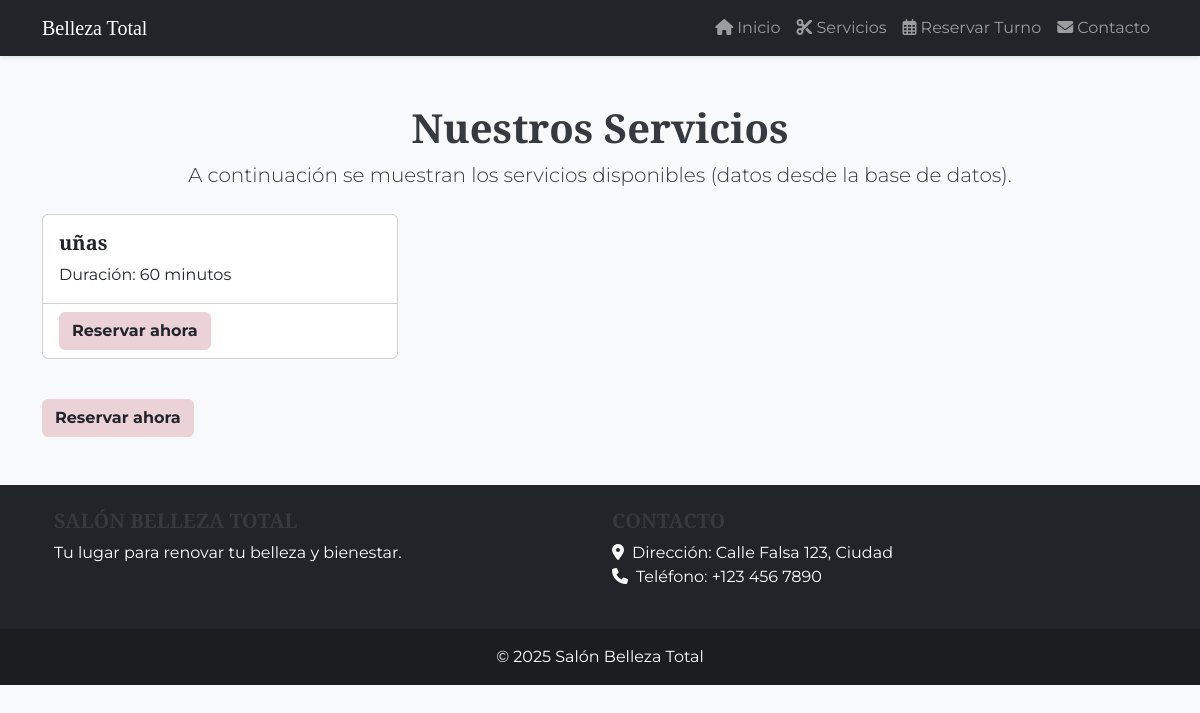
The page /servicios/ on the database as committed earlier.
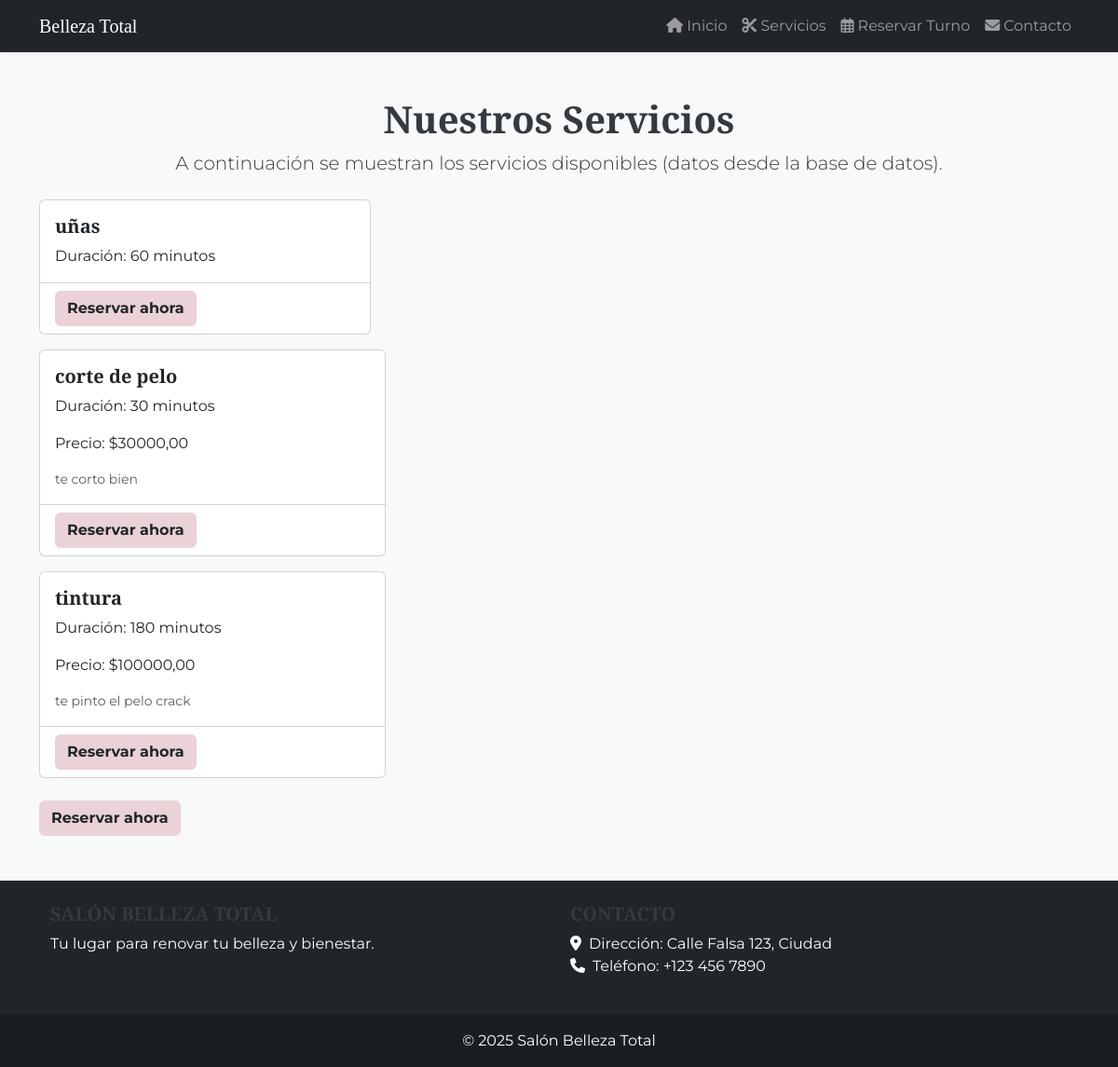
The same page on the database as committed later.
### core/models.py (models this page shows, shortened)
class Servicio(models.Model):
    nombre = models.CharField(max_length=100)
    duracion_minutos = models.IntegerField(default=30)
    descripcion = models.TextField(blank=True)
    precio = models.DecimalField(max_digits=8, decimal_places=2, default=0)

### core/views.py (the view)
# urls.py: path('servicios/', views.servicios_view, name='servicios'),
def servicios_view(request):
    servicios = Servicio.objects.all()
    return render(request, 'core/servicios.html', {'servicios': servicios})

### core/templates/core/servicios.html (shortened to what this page needs)
{% extends 'base.html' %}
{% block content %}
<div class="text-center">
    <h1>Nuestros Servicios</h1>
    <p class="lead">A continuación se muestran los servicios disponibles (datos desde la base de datos).</p>
</div>
<div class="row mt-4">
    {% if servicios %}
        {% for s in servicios %}
            <div class="col-md-4 mb-3">
                <div class="card h-100">
                    <div class="card-body">
                        <h5 class="card-title">{{ s.nombre }}</h5>
                        <p class="card-text">Duración: {{ s.duracion_minutos }} minutos</p>
                        {% if s.precio %}
                            <p class="card-text">Precio: ${{ s.precio }}</p>
                        {% endif %}
                        {% if s.descripcion %}
                            <p class="card-text small text-muted">{{ s.descripcion }}</p>
                        {% endif %}
                    </div>
                    <div class="card-footer bg-transparent">
                        <a href="{% url 'crear_reserva' %}?servicio={{ s.id }}" class="btn btn-primary">Reservar ahora</a>
                    </div>
                    </div>
                </div>
            </div>
        {% endfor %}
    {% else %}
        <div class="col-12">
            <p>No hay servicios registrados todavía. Puedes añadirlos desde el panel de administración.</p>
        </div>
    {% endif %}
<div class="mt-4">
    <a href="{% url 'crear_reserva' %}" class="btn btn-primary">Reservar ahora</a>
</div>
{% endblock %}

### templates/base.html (shortened to what this page needs)
{% load static %}
<!DOCTYPE html>
<html lang="es">
<head>
    <link href="https://cdn.jsdelivr.net/npm/bootstrap@5.3.3/dist/css/bootstrap.min.css" rel="stylesheet">
    <link rel="stylesheet" href="https://cdnjs.cloudflare.com/ajax/libs/font-awesome/6.5.1/css/all.min.css">
    <link rel="stylesheet" href="{% static 'css/style.css' %}">
</head>
<body>
    <header>
        <nav class="navbar navbar-expand-lg navbar-dark bg-dark shadow-sm">
            <div class="container">
                <a class="navbar-brand" href="#" style="font-family: 'Playfair Display', serif;">Belleza Total</a>
                <div class="collapse navbar-collapse" id="navbarNav">
                    <ul class="navbar-nav ms-auto">
                        <li class="nav-item">
                            <a class="nav-link" aria-current="page" href="{% url 'index' %}"><i class="fas fa-home me-1"></i>Inicio</a>
                        </li>
                        <li class="nav-item">
                            <a class="nav-link" href="{% url 'servicios' %}"><i class="fas fa-cut me-1"></i>Servicios</a>
                        </li>
                        <li class="nav-item">
                            <a class="nav-link" href="{% url 'crear_reserva' %}"><i class="far fa-calendar-alt me-1"></i>Reservar Turno</a>
                        </li>
                        <li class="nav-item">
                            <a class="nav-link" href="{% url 'contacto' %}"><i class="fas fa-envelope me-1"></i>Contacto</a>
                        </li>
                    </ul>
                </div>
            </div>
        </nav>
    </header>
    <main class="container mt-5">
        {% block content %}
        {% endblock %}
    </main>
    <footer class="bg-dark text-white text-center text-lg-start mt-5">
        <div class="container p-4">
            <div class="row">
                <div class="col-lg-6 col-md-12 mb-4 mb-md-0">
                    <h5 class="text-uppercase" style="font-family: 'Playfair Display', serif;">Salón Belleza Total</h5>
                    <p>
                        Tu lugar para renovar tu belleza y bienestar.
                    </p>
                </div>
                <div class="col-lg-6 col-md-12 mb-4 mb-md-0">
                    <h5 class="text-uppercase" style="font-family: 'Playfair Display', serif;">Contacto</h5>
                    <p>
                        <i class="fas fa-map-marker-alt me-2"></i>Dirección: Calle Falsa 123, Ciudad<br>
                        <i class="fas fa-phone me-2"></i>Teléfono: +123 456 7890
                    </p>
                </div>
            </div>
        </div>
        <div class="text-center p-3" style="background-color: rgba(0, 0, 0, 0.2);">
            © 2025 Salón Belleza Total
        </div>
    </footer>
</body>
</html>

### static/css/style.css (style rules this page uses)
:root { --color-fondo: #f8f9fa; --color-texto: #343a40; --color-acento-principal: #EAD2D7; --color-titulos: #343a40; --color-oscuro: #212529; }
body { font-family: 'Montserrat', sans-serif; background-color: var(--color-fondo); color: var(--color-texto); }
h1, h2, h3, h4, h5, h6 { font-family: 'Playfair Display', serif; color: var(--color-titulos); font-weight: 700; }
.btn-primary { background-color: var(--color-acento-principal); border-color: var(--color-acento-principal); color: var(--color-oscuro); font-weight: bold; }
.bg-dark { background-color: var(--color-oscuro) !important; }

Rows that differ between the two databases and show on the page:
added Servicio: nombre "corte de pelo", duracion_minutos "30", precio "30000,00", descripcion "te corto bien"
added Servicio: nombre "tintura", duracion_minutos "180", precio "100000,00", descripcion "te pinto el pelo crack"
